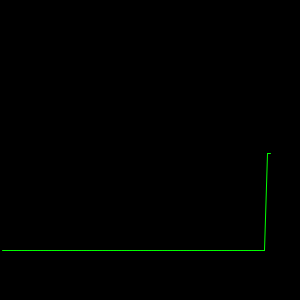
Frame 1 (no input)
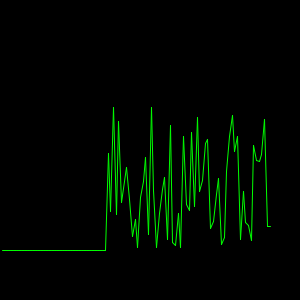
Frame 60 (the mouse pressed at the canvas centre just before this capture)
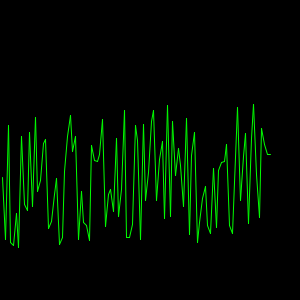
Frame 120 (the mouse held since frame 60 and released just before this capture)

The Processing sketch that drew these frames (run headless with seeded random() and noise(); from frame 60 on, the mouse is pressed at the canvas centre):

// Processing sketch: DrawGraphClass
// ── DrawGraphClass.pde
float r=0;
float range=5;

DrawGraph graph;

void setup() {
  size(300, 300);
  graph=new DrawGraph(r, range, 100, color(0, 255, 0), 
  250, .5, .9);
}

void draw() {

  background(0);

  r=random(0, range);
  graph.update(r);
  graph.display();
}

//DrawGraph class
class DrawGraph {
  float[] plot;
  int res;
  float input, inputrange, resf, heightfrac, widthfrac, jf, h0;
  float wp, wm, hm;
  color c;

  DrawGraph (float tinput, float tinputrange, int tres, color tc, 
  float th0, float theightfrac, float twidthfrac) {
    input=tinput;
    inputrange=tinputrange;
    res=tres;
    resf=res;
    plot=new float[res];
    plot[0]=input;

    heightfrac=theightfrac;
    widthfrac=twidthfrac;
    h0=th0;

    wp=widthfrac*width;
    wm=widthfrac*width/resf;
    hm=height*heightfrac/inputrange;

    c=tc;
  }

  void update(float newinput) {

    plot[0]=newinput;
    for (int j=res-1; j>0; j--) {
      plot[j]=plot[j-1];
    }
  }


  void display() {

    for (int j=0; j<res-1; j++) {
      float jf=j;
      stroke(c);
      line(wp-wm*jf, h0-hm*plot[j], wp-wm*(jf+1), h0-hm*plot[j+1]);
      //line(widthfrac*width*(1-jf/resf), h0-height*heightfrac*plot[j]/inputrange, 
      //widthfrac*width*(1-(jf+1)/resf), h0-height*heightfrac*plot[j+1]/inputrange);
    }
  }
}
